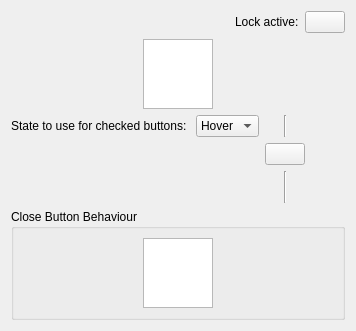
                                <widget class="QWidget" name="tab_2">
                                    <attribute name="title">
                                        <string>Inactive window</string>
                                    </attribute>
                                    <layout class="QVBoxLayout" name="verticalLayout_6">
                                        <item>
                                            <layout class="QHBoxLayout" name="horizontalLayout_3">
                                                <item>
                                                    <spacer name="horizontalSpacer_14">
                                                        <property name="orientation">
                                                            <enum>Qt::Horizontal</enum>
                                                        </property>
                                                        <property name="sizeHint" stdset="0">
                                                            <size>
                                                                <width>40</width>
                                                                <height>20</height>
                                                            </size>
                                                        </property>
                                                    </spacer>
                                                </item>
                                                <item>
                                                    <widget class="QLabel" name="label_2">
                                                        <property name="text">
                                                            <string>Lock active:</string>
                                                        </property>
                                                    </widget>
                                                </item>
                                                <item>
                                                    <widget class="QPushButton" name="lockButtonBehaviourInactive">
                                                        <property name="sizePolicy">
                                                            <sizepolicy hsizetype="Fixed" vsizetype="Fixed">
                                                                <horstretch>0</horstretch>
                                                                <verstretch>0</verstretch>
                                                            </sizepolicy>
                                                        </property>
                                                        <property name="toolTip">
                                                            <string>Lock to make the same changes to Active and Inactive button behaviours</string>
                                                        </property>
                                                        <property name="text">
                                                            <string />
                                                        </property>
                                                        <property name="checkable">
                                                            <bool>true</bool>
                                                        </property>
                                                        <property name="checked">
                                                            <bool>false</bool>
                                                        </property>
                                                    </widget>
                                                </item>
                                            </layout>
                                        </item>
                                        <item>
                                            <layout class="QGridLayout" name="gridLayout_5">
                                                <item row="0" column="1">
                                                    <widget class="QTableWidget" name="buttonBehaviourTableInactive">
                                                        <property name="sizePolicy">
                                                            <sizepolicy hsizetype="Preferred" vsizetype="Preferred">
                                                                <horstretch>0</horstretch>
                                                                <verstretch>0</verstretch>
                                                            </sizepolicy>
                                                        </property>
                                                        <property name="verticalScrollBarPolicy">
                                                            <enum>Qt::ScrollBarAlwaysOff</enum>
                                                        </property>
                                                        <property name="horizontalScrollBarPolicy">
                                                            <enum>Qt::ScrollBarAlwaysOff</enum>
                                                        </property>
                                                        <property name="sizeAdjustPolicy">
                                                            <enum>QAbstractScrollArea::AdjustToContentsOnFirstShow</enum>
                                                        </property>
                                                        <property name="autoScroll">
                                                            <bool>true</bool>
                                                        </property>
                                                        <property name="autoScrollMargin">
                                                            <number>16</number>
                                                        </property>
                                                        <property name="wordWrap">
                                                            <bool>false</bool>
                                                        </property>
                                                        <property name="cornerButtonEnabled">
                                                            <bool>false</bool>
                                                        </property>
                                                        <attribute name="horizontalHeaderCascadingSectionResizes">
                                                            <bool>false</bool>
                                                        </attribute>
                                                        <attribute name="horizontalHeaderStretchLastSection">
                                                            <bool>false</bool>
                                                        </attribute>
                                                        <attribute name="verticalHeaderCascadingSectionResizes">
                                                            <bool>false</bool>
                                                        </attribute>
                                                        <attribute name="verticalHeaderShowSortIndicator" stdset="0">
                                                            <bool>false</bool>
                                                        </attribute>
                                                        <attribute name="verticalHeaderStretchLastSection">
                                                            <bool>false</bool>
                                                        </attribute>
                                                    </widget>
                                                </item>
                                                <item row="0" column="0">
                                                    <spacer name="horizontalSpacer_10">
                                                        <property name="orientation">
                                                            <enum>Qt::Horizontal</enum>
                                                        </property>
                                                        <property name="sizeHint" stdset="0">
                                                            <size>
                                                                <width>40</width>
                                                                <height>20</height>
                                                            </size>
                                                        </property>
                                                    </spacer>
                                                </item>
                                                <item row="0" column="2">
                                                    <spacer name="horizontalSpacer_11">
                                                        <property name="orientation">
                                                            <enum>Qt::Horizontal</enum>
                                                        </property>
                                                        <property name="sizeHint" stdset="0">
                                                            <size>
                                                                <width>40</width>
                                                                <height>20</height>
                                                            </size>
                                                        </property>
                                                    </spacer>
                                                </item>
                                            </layout>
                                        </item>
                                        <item>
                                            <layout class="QGridLayout" name="gridLayout_6">
                                                <item row="1" column="1" colspan="3">
                                                    <widget class="QPushButton" name="lockCloseButtonBehaviourInactive">
                                                        <property name="toolTip">
                                                            <string>Lock to make the same changes to Normal button and Close button behaviours</string>
                                                        </property>
                                                        <property name="text">
                                                            <string />
                                                        </property>
                                                        <property name="checkable">
                                                            <bool>true</bool>
                                                        </property>
                                                    </widget>
                                                </item>
                                                <item row="0" column="2">
                                                    <widget class="Line" name="line_3">
                                                        <property name="sizePolicy">
                                                            <sizepolicy hsizetype="Fixed" vsizetype="Expanding">
                                                                <horstretch>0</horstretch>
                                                                <verstretch>0</verstretch>
                                                            </sizepolicy>
                                                        </property>
                                                        <property name="lineWidth">
                                                            <number>1</number>
                                                        </property>
                                                        <property name="orientation">
                                                            <enum>Qt::Vertical</enum>
                                                        </property>
                                                    </widget>
                                                </item>
                                                <item row="1" column="4">
                                                    <spacer name="horizontalSpacer_12">
                                                        <property name="orientation">
                                                            <enum>Qt::Horizontal</enum>
                                                        </property>
                                                        <property name="sizeHint" stdset="0">
                                                            <size>
                                                                <width>40</width>
                                                                <height>20</height>
                                                            </size>
                                                        </property>
                                                    </spacer>
                                                </item>
                                                <item row="2" column="2">
                                                    <widget class="Line" name="line_4">
                                                        <property name="sizePolicy">
                                                            <sizepolicy hsizetype="Fixed" vsizetype="Expanding">
                                                                <horstretch>0</horstretch>
                                                                <verstretch>0</verstretch>
                                                            </sizepolicy>
                                                        </property>
                                                        <property name="orientation">
                                                            <enum>Qt::Vertical</enum>
                                                        </property>
                                                    </widget>
                                                </item>
                                                <item row="1" column="0">
                                                    <spacer name="horizontalSpacer_13">
                                                        <property name="orientation">
                                                            <enum>Qt::Horizontal</enum>
                                                        </property>
                                                        <property name="sizeHint" stdset="0">
                                                            <size>
                                                                <width>40</width>
                                                                <height>20</height>
                                                            </size>
                                                        </property>
                                                    </spacer>
                                                </item>
                                                <item row="0" column="0">
                                                    <layout class="QFormLayout" name="formLayout_2">
                                                        <item row="0" column="0">
                                                            <widget class="QLabel" name="label_4">
                                                                <property name="text">
                                                                    <string>State to use for checked buttons: </string>
                                                                </property>
                                                                <property name="buddy">
                                                                    <cstring>buttonStateCheckedInactive</cstring>
                                                                </property>
                                                            </widget>
                                                        </item>
                                                        <item row="0" column="1">
                                                            <widget class="QComboBox" name="buttonStateCheckedInactive">
                                                                <item>
                                                                    <property name="text">
                                                                        <string>Hover</string>
                                                                    </property>
                                                                </item>
                                                                <item>
                                                                    <property name="text">
                                                                        <string>Press</string>
                                                                    </property>
                                                                </item>
                                                            </widget>
                                                        </item>
                                                    </layout>
                                                </item>
                                                <item row="2" column="0">
                                                    <spacer name="verticalSpacer">
                                                        <property name="orientation">
                                                            <enum>Qt::Vertical</enum>
                                                        </property>
                                                        <property name="sizeType">
                                                            <enum>QSizePolicy::Fixed</enum>
                                                        </property>
                                                        <property name="sizeHint" stdset="0">
                                                            <size>
                                                                <width>20</width>
                                                                <height>32</height>
                                                            </size>
                                                        </property>
                                                    </spacer>
                                                </item>
                                            </layout>
                                        </item>
                                        <item>
                                            <widget class="QGroupBox" name="groupBox_2">
                                                <property name="title">
                                                    <string>Close Button Behaviour</string>
                                                </property>
                                                <property name="flat">
                                                    <bool>true</bool>
                                                </property>
                                                <layout class="QVBoxLayout" name="verticalLayout_5">
                                                    <item>
                                                        <layout class="QGridLayout" name="gridLayout_4">
                                                            <item row="0" column="1">
                                                                <widget class="QTableWidget" name="closeButtonBehaviourTableInactive">
                                                                    <property name="sizePolicy">
                                                                        <sizepolicy hsizetype="Preferred" vsizetype="Preferred">
                                                                            <horstretch>0</horstretch>
                                                                            <verstretch>0</verstretch>
                                                                        </sizepolicy>
                                                                    </property>
                                                                    <property name="verticalScrollBarPolicy">
                                                                        <enum>Qt::ScrollBarAlwaysOff</enum>
                                                                    </property>
                                                                    <property name="horizontalScrollBarPolicy">
                                                                        <enum>Qt::ScrollBarAlwaysOff</enum>
                                                                    </property>
                                                                    <property name="sizeAdjustPolicy">
                                                                        <enum>QAbstractScrollArea::AdjustToContents</enum>
                                                                    </property>
                                                                    <property name="autoScroll">
                                                                        <bool>true</bool>
                                                                    </property>
                                                                    <property name="autoScrollMargin">
                                                                        <number>16</number>
                                                                    </property>
                                                                    <property name="wordWrap">
                                                                        <bool>false</bool>
                                                                    </property>
                                                                    <property name="cornerButtonEnabled">
                                                                        <bool>false</bool>
                                                                    </property>
                                                                    <attribute name="horizontalHeaderCascadingSectionResizes">
                                                                        <bool>false</bool>
                                                                    </attribute>
                                                                    <attribute name="horizontalHeaderDefaultSectionSize">
                                                                        <number>100</number>
                                                                    </attribute>
                                                                    <attribute name="horizontalHeaderStretchLastSection">
                                                                        <bool>false</bool>
                                                                    </attribute>
                                                                    <attribute name="verticalHeaderCascadingSectionResizes">
                                                                        <bool>false</bool>
                                                                    </attribute>
                                                                    <attribute name="verticalHeaderShowSortIndicator" stdset="0">
                                                                        <bool>false</bool>
                                                                    </attribute>
                                                                    <attribute name="verticalHeaderStretchLastSection">
                                                                        <bool>false</bool>
                                                                    </attribute>
                                                                </widget>
                                                            </item>
                                                            <item row="0" column="0">
                                                                <spacer name="horizontalSpacer_8">
                                                                    <property name="orientation">
                                                                        <enum>Qt::Horizontal</enum>
                                                                    </property>
                                                                    <property name="sizeHint" stdset="0">
                                                                        <size>
                                                                            <width>40</width>
                                                                            <height>20</height>
                                                                        </size>
                                                                    </property>
                                                                </spacer>
                                                            </item>
                                                            <item row="0" column="2">
                                                                <spacer name="horizontalSpacer_9">
                                                                    <property name="orientation">
                                                                        <enum>Qt::Horizontal</enum>
                                                                    </property>
                                                                    <property name="sizeHint" stdset="0">
                                                                        <size>
                                                                            <width>40</width>
                                                                            <height>20</height>
                                                                        </size>
                                                                    </property>
                                                                </spacer>
                                                            </item>
                                                        </layout>
                                                    </item>
                                                </layout>
                                            </widget>
                                        </item>
                                    </layout>
                                </widget>
